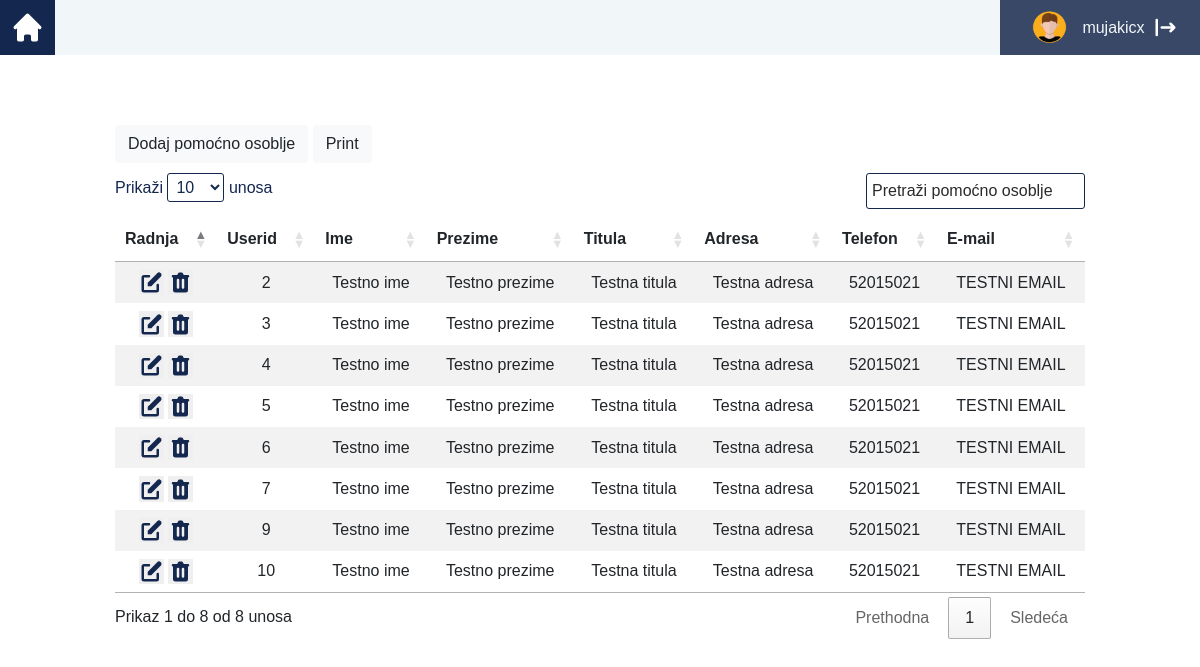
The page /admin/staff.php (signed in) on the database as committed earlier.
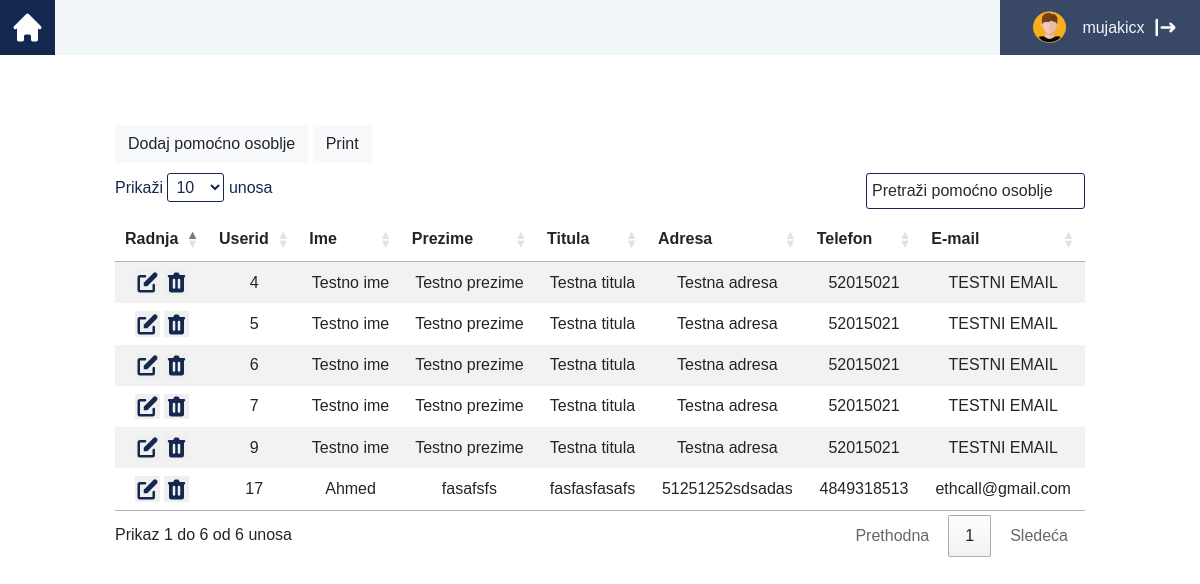
The same page on the database as committed later.
### tables this page shows
CREATE TABLE `pomocno_osoblje` (
  `userid` int(11) NOT NULL,
  `ime` text NOT NULL,
  `prezime` text NOT NULL,
  `adresa` text NOT NULL,
  `telefon` varchar(256) NOT NULL,
  `email` text NOT NULL,
  `password` text NOT NULL,
  `titula` text NOT NULL
);

### admin/staff.php (the view, shortened to what this page needs)
<?php include_once '../includes/header.inc.php' ?>
<div class="container-fluid" style="background-color: white;">
    <div class="row mt-0" style="height: 100vh;">
        <div class="table-responsive col-10 mx-auto" style="overflow-x:auto;margin-top: 70px;" id="tableT">
            <button type="button" id="modalButton" class="modalButton btn btn-light" data-toggle="modal"
                    data-target="#exampleModalCenter" style="margin-bottom: 10px;">
                Dodaj pomoćno osoblje
            </button>
            <button type="button" id="printButton" class="modalButton btn btn-light" style="margin-bottom: 10px;">
                Print
            </button>
            <table class="table-striped" style="text-align: center" id="myTable">
                <thead class="thead-dark">
                <tr>
                    <th>Radnja</th>
                    <th>Userid</th>
                    <th>Ime</th>
                    <th>Prezime</th>
                    <th>Titula</th>
                    <th>Adresa</th>
                    <th>Telefon</th>
                    <th>E-mail</th>
                </tr>
                </thead>
                <tbody>
                <?php
                include_once "../includes/dbh.inc.php";
                $sql = $conn->query("SELECT * FROM pomocno_osoblje");
                while ($data = $sql->fetch_array()) {
                    echo '<tr><td>
<button class="editButton" data-id="' . $data['userid'] . '" onclick="edit(' . $data['userid'] . ')" data-toggle="modal" data-target="#editUser" style="outline: none; border: none;">
    <svg class="w-6 h-6"  viewBox="0 0 20 20" style="width: 25;height: 25;fill: #14274E;"><path d="M17.414 2.586a2 2 0 00-2.828 0L7 10.172V13h2.828l7.586-7.586a2 2 0 000-2.828z"></path><path fill-rule="evenodd" d="M2 6a2 2 0 012-2h4a1 1 0 010 2H4v10h10v-4a1 1 0 112 0v4a2 2 0 01-2 2H4a2 2 0 01-2-2V6z" clip-rule="evenodd"></path></svg>
 </button>
 <button data-id="' . $data['userid'] . '" onclick="deleteUser(' . $data['userid'] . ')" style="outline: none; border: none; background-color: none;">
<svg class="w-6 h-6" viewBox="0 0 20 20" style="width: 25;height: 25;fill: #14274E;"><path fill-rule="evenodd" d="M9 2a1 1 0 00-.894.553L7.382 4H4a1 1 0 000 2v10a2 2 0 002 2h8a2 2 0 002-2V6a1 1 0 100-2h-3.382l-.724-1.447A1 1 0 0011 2H9zM7 8a1 1 0 012 0v6a1 1 0 11-2 0V8zm5-1a1 1 0 00-1 1v6a1 1 0 102 0V8a1 1 0 00-1-1z" clip-rule="evenodd"></path></svg>
 </button>
</td>
                <td>' . $data['userid'] . '</td><td>' . $data['ime'] . '</td><td>' . $data['prezime'] . '</td><td>' . $data['titula'] . '</td><td>' . $data['adresa'] . '</td><td>' . $data['telefon'] . '</td><td>' . $data['email'] . '</td>
</tr > ';
                }
                ?>
                <?php
                include_once '../includes/footer.inc.php';
                ?>

### includes/header.inc.php (shortened to what this page needs)
<!doctype html>
<html lang="en">
<head>
    <link rel="stylesheet" href="https://cdn.jsdelivr.net/npm/bootstrap@4.5.3/dist/css/bootstrap.min.css"
>
    <link href="//cdn.datatables.net/1.10.22/css/jquery.dataTables.min.css" rel="stylesheet">
    <link rel="stylesheet" href="../assets/css/style.css" type="text/css">
</head>
<body onload="document.body.style.opacity='1'">
<nav>
    <div class="home">
        <a href="index.php">
            <svg class="w-6 h-6" viewBox="0 0 20 20" style="width: 35;height: 35;fill: white;" id="home">
                <path d="M10.707 2.293a1 1 0 00-1.414 0l-7 7a1 1 0 001.414 1.414L4 10.414V17a1 1 0 001 1h2a1 1 0 001-1v-2a1 1 0 011-1h2a1 1 0 011 1v2a1 1 0 001 1h2a1 1 0 001-1v-6.586l.293.293a1 1 0 001.414-1.414l-7-7z"></path>
            </svg>
        </a>
    </div>
    <div class="userInfo">
        <img src="../assets/img/userImage.png" id="profileImage">
        <span id="name"><?php echo $_SESSION['username'] ?></span><a href="../includes/logout.inc.php">
            <svg class="logout" style="width: 25;height: 25;fill: white;" class="w-6 h-6" viewBox="0 0 20 20"
                 id="logout">
                <path d="M3 3a1 1 0 00-1 1v12a1 1 0 102 0V4a1 1 0 00-1-1zm10.293 9.293a1 1 0 001.414 1.414l3-3a1 1 0 000-1.414l-3-3a1 1 0 10-1.414 1.414L14.586 9H7a1 1 0 100 2h7.586l-1.293 1.293z"></path>
            </svg>
        </a>
    </div>
</nav>

### includes/footer.inc.php (shortened to what this page needs)
</tbody>
            </table>
        </div>
    </div>
</body>
</html>

### assets/css/style.css (style rules this page uses)
* { margin: 0px; padding: 0px; font-family: "Raleway", sans-serif; }
body { background-color: white; opacity: 0; transition: opacity 2s; -webkit-transition: opacity 2s; }
#home { pointer-events: all; transition: 0.5s ease-in-out; }
nav { height: 55px; background-color: #F1F6F9; width: 100%; display: flex; justify-content: space-between; z-index: 9999; position: sticky; }
nav .home { display: flex; justify-content: center; align-items: center; height: 55px; width: 55px; background-color: #14274E; }
nav img { height: 35px; width: 35px; color: #0c5460; }
.userInfo { background-color: #394867; height: 100%; width: 200px; display: flex; justify-content: center; align-items: center; }
.logout { pointer-events: all; transition: 0.5s ease-in-out; fill: red; }
.userInfo #profileImage { width: 35px; height: 35px; margin-left: 10px; }
.userInfo span { color: #F1F6F9; }
.userInfo #name { margin-left: 15px; margin-right: 8px; display: table-cell; }

Rows that differ between the two databases and show on the page:
removed pomocno_osoblje: userid "2", ime "Testno ime", prezime "Testno prezime", titula "Testna titula", adresa "Testna adresa", telefon "52015021", email "TESTNI EMAIL"
removed pomocno_osoblje: userid "3", ime "Testno ime", prezime "Testno prezime", titula "Testna titula", adresa "Testna adresa", telefon "52015021", email "TESTNI EMAIL"
removed pomocno_osoblje: userid "10", ime "Testno ime", prezime "Testno prezime", titula "Testna titula", adresa "Testna adresa", telefon "52015021", email "TESTNI EMAIL"
added pomocno_osoblje: userid "17", ime "Ahmed", prezime "fasafsfs", titula "fasfasfasafs", adresa "51251252sdsadas", telefon "4849318513", email "ethcall@gmail.com"
Other text that changed with them:
text written by a page script: "Prikaži unosa Prikaz 1 do 8 od 8 unosa Prethodna 1 Sledeća" → "Prikaži unosa Prikaz 1 do 6 od 6 unosa Prethodna 1 Sledeća"
